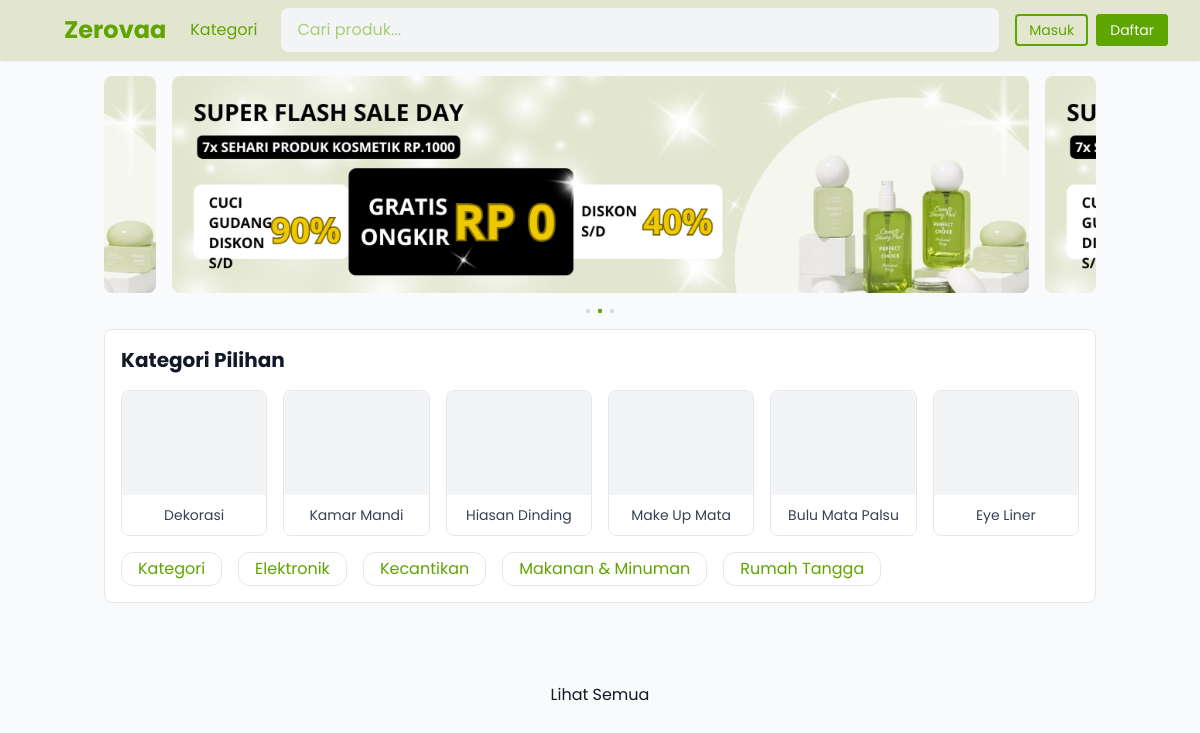
Page /views/home on the committed database.
### tables this page shows
CREATE TABLE `categories` (
  `id` int(11) NOT NULL,
  `name` varchar(100) NOT NULL,
  `created_at` timestamp NOT NULL DEFAULT current_timestamp(),
  `parent_id` int(11) DEFAULT NULL
);

### controllers/products/products_controller.php (called while the page is built, shortened)
<?php
require_once '../../config/init.php';
require_once '../../models/ProductModel.php';
require_once '../../models/CategoryModel.php';
$productModel = new ProductModel($conn);
$categoryModel = new CategoryModel($conn);
$categoriesResult = $categoryModel->getAll();
$rootCategories = [];
$childCategories = [];
if (isset($categoriesResult) && is_array($categoriesResult)) {
  foreach ($categoriesResult as $row) {
    if (is_null($row['parent_id'])) {
      $rootCategories[] = $row;
    } else {
      $childCategories[] = $row;
    }
  }
  $categoryThumbnails = $productModel->getTopImagesByCategory(array_column($childCategories, 'id'));
}

### models/CategoryModel.php (called while the page is built, shortened)
<?php
class CategoryModel
{
  private $conn;
  public function __construct($conn)
  {
    $this->conn = $conn;
  }
  public function getAll()
  {
    $query = "SELECT * FROM categories ORDER BY COALESCE(parent_id, 0), name ASC";
    $stmt = $this->conn->prepare($query);
    $stmt->execute();
    return $stmt->fetchAll(PDO::FETCH_ASSOC);
  }
}

### models/ProductModel.php (called while the page is built, shortened)
<?php
class ProductModel
{
  private $conn;
  public function __construct($db)
  {
    $this->conn = $db;
  }
  public function getTopImagesByCategory(array $categoryIds): array
  {
    $thumbnails = [];
    foreach ($categoryIds as $catId) {
      $stmt = $this->conn->prepare("SELECT image FROM products WHERE category_id = ? ORDER BY id DESC LIMIT 1");
      $stmt->execute([$catId]);
      $product = $stmt->fetch(PDO::FETCH_ASSOC);
      $thumbnails[$catId] = $product['image'] ?? null;
    }
    return $thumbnails;
  }
}

### config/database.php (called while the page is built, shortened)
<?php
$BASE = "http://localhost/e-commerce";
$BASE_URL = $BASE . "/views";

### views/home/index.php (the view, shortened to what this page needs)
<?php
require '../../controllers/products/products_controller.php';
?>
<div id="slider" class="rounded-lg overflow-hidden">
  <img src="../../uploads/banner.png" alt="banner" class="w-full rounded-lg" />
  <img src="../../uploads/banner.png" alt="banner" class="w-full rounded-lg" />
  <img src="../../uploads/banner.png" alt="banner" class="w-full rounded-lg" />
</div>
<div class="flex justify-center gap-2" id="dots">
  <div class="dot active"></div>
  <div class="dot"></div>
  <div class="dot"></div>
</div>
<div class="flex flex-col p-4 space-y-4 bg-white border border-gray-200 rounded-lg">
  <h1 class="text-xl font-bold">Kategori Pilihan</h1>
  <div class="grid grid-cols-2 gap-4 sm:grid-cols-3 md:grid-cols-6">
    <?php
    foreach ($childCategories as $category):
      $thumb = $categoryThumbnails[$category['id']] ?? null;
    ?>
      <a href="../products?category=<?= $category['id'] ?>" class="relative flex flex-col items-center justify-between overflow-hidden border border-gray-200 rounded-lg aspect-square hover:shadow">
        <?php if ($thumb): ?>
          <img src="../../uploads/<?= htmlspecialchars($thumb) ?>" alt="<?= htmlspecialchars($category['name']) ?>" class="object-cover h-full mb-2 rounded">
        <?php else: ?>
          <div class="flex items-center justify-center w-full h-full pb-4 text-gray-400 bg-gray-100 rounded">
          </div>
        <?php endif; ?>
        <p class="absolute bottom-0 flex items-center justify-center w-full h-10 text-sm text-center text-gray-700 bg-white line-clamp-2"><?= htmlspecialchars($category['name']) ?></p>
      </a>
    <?php endforeach; ?>
  </div>
  <div class="flex gap-4 overflow-x-auto custom-scroll">
    <a href="../categories" class="hidden px-4 py-1 border border-gray-200 rounded-xl text-lime-600 whitespace-nowrap md:block
     hover:bg-lime-100 hover:border-lime-600 hover:text-lime-800 transition duration-200">
      Kategori
    </a>
    <?php foreach ($rootCategories as $category): ?>
      <a href="../categories?category=<?= $category['id'] ?>" class="px-4 py-1 border border-gray-200 rounded-xl text-lime-600 whitespace-nowrap
       hover:bg-lime-100 hover:border-lime-600 hover:text-lime-800 transition duration-200">
        <?= htmlspecialchars($category['name']) ?>
      </a>
    <?php endforeach; ?>
  </div>
</div>
<div class="w-full mt-6 text-center">
  <a href="../products" class="hover:text-lime-600 hover:underline">Lihat Semua</a>
</div>
<?php
$content = ob_get_clean();
include '../../layout.php';
?>

### layout.php (shortened to what this page needs)
<?php
$currentPath = trim($_SERVER['REQUEST_URI'], '/');
$hideHeaderFooter = preg_match('#views/(login|register|admin)#', $currentPath);
$isAdminPage = strpos($currentPath, 'admin') !== false;
?>
<!DOCTYPE html>
<html lang="en">
<head>
  <script src="https://unpkg.com/@tailwindcss/browser@4"></script>
  <link
    rel="stylesheet"
    type="text/css"
    href="https://cdn.jsdelivr.net/npm/@phosphor-icons/web@2.1.1/src/bold/style.css" />
  <link
    rel="stylesheet"
    type="text/css"
    href="https://cdn.jsdelivr.net/npm/@phosphor-icons/web@2.1.1/src/regular/style.css" />
  <link
    rel="stylesheet"
    type="text/css"
    href="https://cdn.jsdelivr.net/npm/@phosphor-icons/web@2.1.1/src/fill/style.css" />
  <link rel="stylesheet" href="<?= $BASE_URL; ?>/global.css">
</head>
<body class="bg-[#E2E6CF]">
  <?php if (!$hideHeaderFooter) include 'includes/header.php'; ?>
  <div class="bg-gray-50">
    <?php if ($isAdminPage): ?>
      <div class="flex min-h-screen">
        <?php include 'includes/sidebar.php'; ?>
        <main class="container flex flex-col min-h-screen gap-4 p-4 mx-auto">
          <?= isset($content) ? $content : '<p>Konten tidak ditemukan.</p>'; ?>
        </main>
      </div>
    <?php else: ?>
      <main class="container flex flex-col min-h-screen gap-4 p-4 mx-auto">
        <?= isset($content) ? $content : '<p>Konten tidak ditemukan.</p>'; ?>
      </main>
    <?php endif; ?>
  </div>
</body>
</html>

### includes/header.php (shortened to what this page needs)
<header class="bg-[#E2E6CF] shadow sticky top-0 z-40">
  <nav class="flex items-center justify-between gap-2 md:gap-4 px-5 py-2 xl:container xl:mx-auto text-lime-600 md:px-5 lg:px-8 md:justify-normal">
    <button onclick="window.history.back()"
      class="flex space-x-2 items-center transition-all hover:bg-[rgba(101,163,13,0.2)] p-2 rounded-lg cursor-pointer" id="btn-kembali">
    </button>
    <ul class="items-center hidden gap-4 md:flex">
      <h1 class="text-2xl font-bold text-lime-600 hover:text-lime-700"><a href="../home">Zerovaa</a></h1>
      <p><a href="../categories" class="transition-all hover:bg-[rgba(101,163,13,0.2)] p-2 rounded-lg">Kategori</a></p>
    </ul>
    <form action="../search" method="get" class="items-center w-full py-0.5 pr-1 bg-gray-100 rounded-lg flex">
      <input
        type="text"
        name="q"
        placeholder="Cari produk..."
        class="w-full py-2 pl-4 outline-none border-none"
        required>
      <button type="submit" class="transition-all hover:bg-[rgba(101,163,13,0.2)] px-2 py-1 rounded-lg hover:cursor-pointer">
      </button>
    </form>
    <?php if (isset($_SESSION['user_id'])): ?>
      <?php
      $isAdmin = isset($_SESSION['is_admin']) && $_SESSION['is_admin'] == 1;
      $plClass = $isAdmin ? '' : '';
      ?>
      <ul class="flex items-center gap-1 md:gap-2">
        <li class="hidden md:block">
          <a href="../orders/user_orders.php" class="flex space-x-2 items-center transition-all hover:bg-[rgba(101,163,13,0.2)] p-2 rounded-lg">
            <i class="text-2xl ph ph-scroll"></i>
          </a>
        </li>
        <li>
          <a href="../cart" class="flex space-x-2 items-center transition-all hover:bg-[rgba(101,163,13,0.2)] p-2 rounded-lg">
            <i class="text-2xl ph ph-shopping-cart"></i>
          </a>
        </li>
      </ul>
      <p class="hidden text-2xl md:block">|</p>
      <?php $storeLink = isset($_SESSION['store_id']) ? '../store/?id=' . $_SESSION['store_id'] : '../store/'; ?>
      <ul class="items-center hidden gap-1 md:flex">
        <li class="hidden md:block">
          <a href="<?= $storeLink ?>" class="flex space-x-2 items-center transition-all hover:bg-[rgba(101,163,13,0.2)] py-1 px-2 rounded-lg">
            <i class="text-2xl ph ph-storefront"></i>
            <p>Toko</p>
          </a>
        </li>
        <li class="hidden md:block">
          <a href="../profile?id=<?= $_SESSION['user_id']; ?>" class="flex space-x-2 items-center transition-all hover:bg-[rgba(101,163,13,0.2)] py-1 px-2 rounded-lg">
            <i class="text-2xl ph ph-user"></i>
            <p><?= htmlspecialchars($_SESSION['user_name']); ?></p>
          </a>
        </li>
      </ul>
      <?php if ($isAdmin): ?>
        <ul class="flex items-center gap-2">
          <li>
            <a href="../admin" class="flex gap-1 px-3 py-1 transition-all border-2 rounded border-lime-600 bg-lime-600 hover:bg-lime-700 hover:border-lime-700 text-gray-50 text-sm">
              Admin
            </a>
          </li>
        </ul>
      <?php endif; ?>
    <?php else: ?>
      <ul class="flex items-center gap-2">
        <li>
          <a href="../login" class="px-3 py-1 transition-all border-2 rounded border-lime-600 hover:border-lime-700 hover:text-lime-700 text-sm">Masuk</a>
        </li>
        <li>
          <a href="../register" class="px-3 py-1 border-2 rounded border-lime-600 bg-lime-600 hover:border-lime-700 hover:bg-lime-700 text-gray-50 text-sm">Daftar</a>
        </li>
      </ul>
    <?php endif; ?>
  </nav>
</header>

### views/global.css (style rules this page uses)
:root { --bg-color: #f3f4f6; --text-color: #111827; --primary-color: #509717; --primary-hover: #2563eb; --secondary-color: #e2e6cf; --secondary-hover: #4b5563; --shadow-color: rgba(0, 0, 0, 0.1); }
.custom-scroll { scrollbar-width: thin; scrollbar-color: rgba(0, 0, 0, 0.2) transparent; }
body { color: var(--text-color); font-family: "Poppins", sans-serif; }

### views/home/index.php (style rules this page uses)
#slider { display: flex; flex-wrap: nowrap; align-items: flex-start; justify-content: flex-start; position: relative; width: 100%; padding: 0 20px; overflow-y: hidden; overflow-x: scroll; scroll-behavior: smooth; scroll-snap-type: x mandatory; scrollbar-width: none; -ms-overflow-style: none; -webkit-overflow-scrolling: touch; }
#slider > * { display: flex; flex-shrink: 0; width: 90%; scroll-snap-align: center; margin-right: 16px; }
.dot { @apply w-1 h-1 bg-gray-300 rounded-full transition-all duration-300; }
.dot.active { @apply bg-lime-600 scale-110; }

### rows in the picture
categories: name "Dekorasi"
categories: name "Kamar Mandi"
categories: name "Hiasan Dinding"
categories: name "Make Up Mata"
categories: name "Bulu Mata Palsu"
categories: name "Eye Liner"
categories: name "Elektronik"
categories: name "Kecantikan"
categories: name "Makanan & Minuman"
categories: name "Rumah Tangga"
